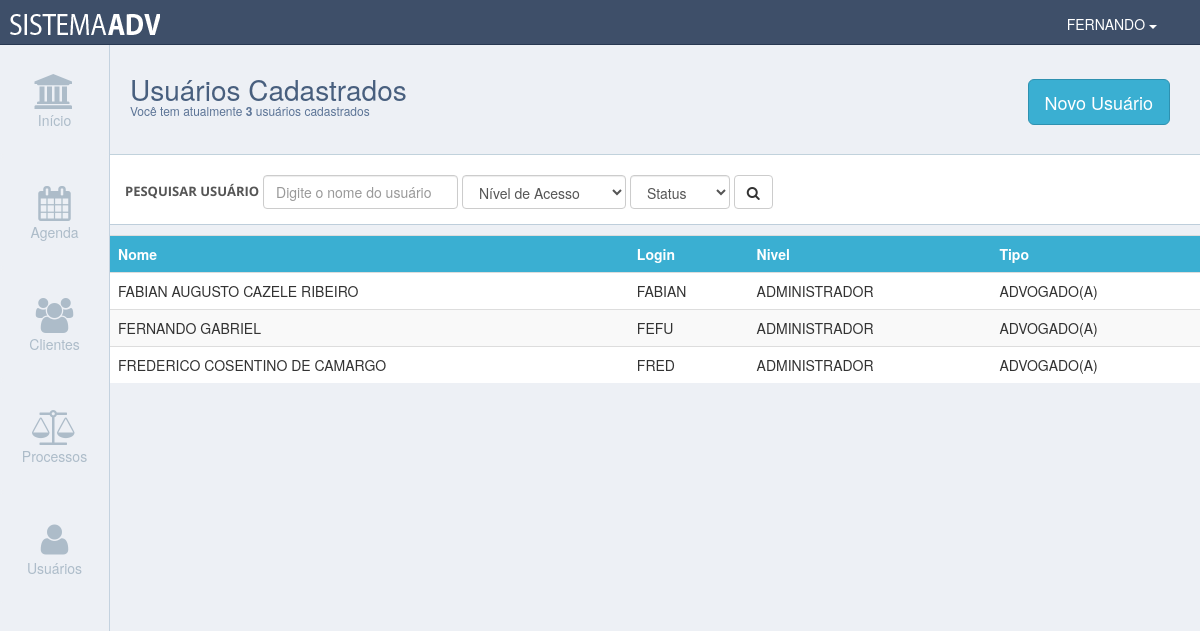
The app's page /usuario.php (signed in) with its own data.
### tables this page shows
CREATE TABLE IF NOT EXISTS `usuario` (
  `usuarioId` int(11) NOT NULL,
  `usuarioLogin` varchar(255) DEFAULT NULL,
  `usuarioSenha` varchar(255) DEFAULT NULL,
  `usuarioNome` varchar(255) DEFAULT NULL,
  `usuarioApelido` varchar(255) DEFAULT NULL,
  `usuarioNivel` int(11) DEFAULT NULL,
  `usuarioStatus` tinyint(1) DEFAULT '1',
  `usuarioTipo` int(11) DEFAULT NULL,
  `usuarioQtdAcesso` int(11) DEFAULT '0',
  `usuarioResetaSenha` tinyint(1) DEFAULT '0'
);

### php/pesqUsuario.php (called while the page is built, shortened)
<?php require_once("dashboard.php"); ?>
<?php
    $tr = "SELECT usuarioId, usuarioNome, usuarioLogin, usuarioNivel, usuarioTipo FROM usuario WHERE usuarioStatus = 1 ORDER BY usuarioNome ";
    $consulta_tr = mysqli_query($conecta, $tr);
    $tr2 = "SELECT count(usuarioId) as conte FROM usuario WHERE usuarioStatus = 1 ";
    $consulta_tr2 = mysqli_query($conecta, $tr2);
    if(!$consulta_tr2) {
        die("erro no banco3");
    } else {
	$contador = mysqli_fetch_assoc($consulta_tr2);
	$contaUsuario = $contador['conte'];
	}
?>

### usuario.php (the view, shortened to what this page needs)
<?php require_once("php/verificacaoNivel.php"); ?>
<?php require_once("php/pesqUsuario.php"); ?>
<!doctype html>
<html>
    <body>
 		<div id="conteudo">
   		<div class="container-fluid no-padding">
            <div class="header">
            <div class="titulo-box-texto">
                <h3 class="titulo-texto">Usuários Cadastrados</h3>
                <h5>Você tem atualmente <strong><?php echo $contaUsuario ?></strong> usuários cadastrados</h5>
            </div>
            <div class="titulo-box-botao">
                  <a href="cadastroUsuario.php" class="btn btn-lg botao-menu-topo">Novo Usuário</a>
            </div>
        </div>
        <div class="busca-header">
         <form class="form-inline" role="form" action="usuario.php" method="get">
             <div class="form-group">
                 <label for="clientes">Pesquisar Usuário </label>
                 <input class="form-control" type="text" name="usuarios" id="usuario" placeholder="Digite o nome do usuário">
                 <select class="form-control" name="filtroTipo" onchange="this.form.submit();" >
                    <option value="" disabled selected>Nível de Acesso</option>
                 </select>
                 <select class="form-control" name="filtroStatus" onchange="this.form.submit();" >
                    <option value="" disabled selected>Status</option>
                 </select>
                 <button class="btn btn-default" type="submit"><i class="fa fa-search"></i></button>
             </div>
         </form>
        </div>
<table class="table table-striped table-hover">
	<tr>
     	<th> Nome </th>
     	<th> Login </th>
     	<th> Nivel </th>
        <th> Tipo </th>
	</tr>
<?php
	while($linha = mysqli_fetch_assoc($consulta_tr))
	{
?>
	<tr onmouseover="this.style.cursor='pointer'" onclick="document.location = 'detalheUsuario.php?codigo=<?php echo utf8_encode($linha["usuarioId"]) ?>';">
     	<td> <?php echo utf8_encode($linha["usuarioNome"]) ?> </td>
     	<td> <?php echo utf8_encode($linha["usuarioLogin"]) ?> </td>
     	<td> <?php if ($linha["usuarioNivel"] < 2 ) {
					echo "USUÁRIO COMUM";
					} else {
					echo "ADMINISTRADOR"; }	 ?>  </td>
        <td> <?php if ($linha["usuarioTipo"] < 2 ) {
					echo "SECRETÁRIO(A)";
					} else {
					echo "ADVOGADO(A)"; }	 ?>  </td>
	</tr>
<?php
}
?>
</table>
     		</div>
       </div>
   </body>
</html>

### dashboard.php (shortened to what this page needs)
<!DOCTYPE html>
<html lang="pt-br">
    <head>
        <link href="css/normalize.css" rel="stylesheet">
        <link rel="stylesheet" href="css/font-awesome-4.5.0/css/font-awesome.min.css">
        <link href="css/bootstrap.min.css" rel="stylesheet">
        <link href="css/pure-min.css" rel="stylesheet">
        <link rel="stylesheet" href="css/amaran.min.css">
        <link href="css/estilo.css" rel="stylesheet">
    </head>
    <body>
        <div class="container-fluid">
            <div id="topo">
                <div class="logo"><img src="imagens/logo-dash.png" width="150px" height="35px" alt="Logo"></div>
                <div class="logoff">
                    <div class="btn-group">
                        <button type="button" class="btn btn-link dropdown-toggle" data-toggle="dropdown" aria-haspopup="true" aria-expanded="false"><?php echo utf8_encode($_SESSION['APELIDOUSER']) ?> <span class="caret"></span></button>
                    </div>
                </div>
            </div>
            <div id="lateral">
                <div>
                    <ul id="sidebar" class="nav nav-pills nav-stacked">
                        <li><a href="inicio.php"><i class="fa fa-university icone-menu"></i><br>Início</a></li>
                        <li><a href="agenda.php"><i class="fa fa-calendar icone-menu"></i><br>Agenda</a></li>
                        <li><a href="cliente.php"><i class="fa fa-users icone-menu"></i><br>Clientes</a></li>
                        <li><a href="processo.php"><i class="fa fa-balance-scale icone-menu"></i><br>Processos</a></li>
                        <?php if ( $_SESSION['NIVELUSER'] > 1 ) { ?>
                        <li><a href="usuario.php"><i class="fa fa-user icone-menu"></i><br>Usuários</a></li>
                        <?php } ?>
                    </ul>
                </div>
            </div>
        </div>
    </body>
</html>

### css/pure-min.css (style rules this page uses)
html { font-family:sans-serif;-ms-text-size-adjust:100%;-webkit-text-size-adjust:100% }
body { margin:0 }
a { background-color:transparent }
b,strong { font-weight:700 }
img { border:0 }
button,input,optgroup,select,textarea { color:inherit;font:inherit;margin:0 }
button { overflow:visible }
button,select { text-transform:none }
button,html input[type=button],input[type=reset],input[type=submit] { -webkit-appearance:button;cursor:pointer }
input { line-height:normal }
table { border-collapse:collapse;border-spacing:0 }
td,th { padding:0 }

### css/estilo.css (style rules this page uses)
html, body { width: 100%; height: 100%; background-color: #edf0f5; overflow-x: hidden; }
#topo { width: 100%; height: 45px; line-height: 45px; top: 0; left: 0; position: fixed; background-color: #3e4f69; border-bottom: 1px solid #283851; z-index: 100; }
.logoff { width: auto; height: 45px; float: right; margin-right: 30px; }
.logo { width: 200px; height: 45px; line-height: 45px; float: left; margin-left: 10px; }
#lateral { width: 110px; height: 100%; position: fixed; top: 45px; left: 0; background-color: #edf0f5; border-right: 1px solid #c4d2df; }
.icone-menu { font-size: 35px; }
.no-padding { padding-right: 0; padding-left: 0; padding-top: 0; padding-bottom: 0; }
#conteudo { width: calc(100% - 110px); height: calc(100% - 45px); position: absolute; top: 45px; left: 110px; background-color: #edf0f5; }
.header { width: 100%; height: 110px; background-color: #edf0f5; border-bottom: 1px solid #c1d2dc; }
.titulo-box-texto { width: auto; height: 110px; float: left; padding-left: 20px; padding-top: 20px; }
.titulo-box-botao { width: auto; height: 110px; float: right; line-height: 110px; margin-right: 30px; }
.titulo-texto { color: #485F7E; font-size: 28px; font-weight: 400; line-height: 9px; }
.botao-menu-topo { border: 1px solid #2e91b0; background-color: #3aafd2 !important; color: #FFF !important; }
h5 { font-size: 12px; color: #5C7496; }
.busca-header { width: 100%; height: 70px; line-height: 70px; background-color: #FFF; border-bottom: 1px solid #becedb; margin-bottom: 10px; }
.form-group { padding-left: 15px; padding-right: 15px; }
label { font-size: 13px; color: #555; text-transform: uppercase; margin-bottom: 12px; box-sizing: border-box; font-family: 'Open Sans', HelveticaNeue, Helvetica, Arial; font-weight: bold; }
#topo .btn-link { color: #FFF; text-decoration: none; }
tr th { background-color: #3aafd2; color: #FFF; }
table { background-color: #FFF; }
#sidebar { background-color: #edf0f5; padding: 0px; text-align: center; }
#sidebar.nav > li > a { height: 110px; padding-top: 30px; }
#sidebar.nav > li > a, #sidebar.nav > li > a:link { background-color: #edf0f5; color: #adbcc9; }

### records on screen
usuario: usuarioNome "FABIAN AUGUSTO CAZELE RIBEIRO", usuarioLogin "FABIAN", usuarioNivel "ADMINISTRADOR", usuarioTipo "ADVOGADO(A)"
usuario: usuarioNome "FERNANDO GABRIEL", usuarioLogin "FEFU", usuarioNivel "ADMINISTRADOR", usuarioTipo "ADVOGADO(A)"
usuario: usuarioNome "FREDERICO COSENTINO DE CAMARGO", usuarioLogin "FRED", usuarioNivel "ADMINISTRADOR", usuarioTipo "ADVOGADO(A)"

### other values on screen
utf8_encode($_SESSION['APELIDOUSER']) "FERNANDO"
$contaUsuario "3"
